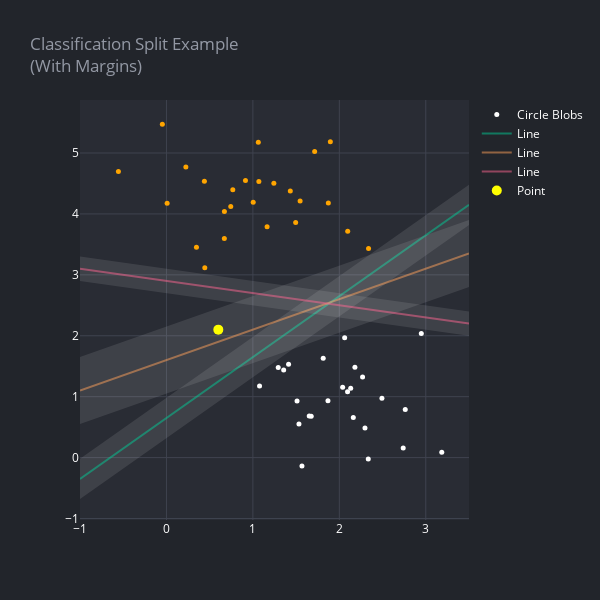

The notebook cell saved with this chart:
### Markdown cell above
# Support Vector Machines
## Maximizing the Margin

Support vector machines offer one way to improve on this. The intuition is this: rather than simply drawing a zero-width line between the classes, we can draw around each line a margin of some width, up to the nearest point. Here is an example of how this might look:

### Code cell
# setup the x coordinates
xfit = np.linspace(-1,3.5)

# draw three straight lines using visually obtained gradient and intercept values
data = [data_plot]
for m, b, d in [(1, 0.65, 0.33), (0.5, 1.6, 0.55), (-0.2, 2.9, 0.2)]:
    y_fit = m * xfit + b
    data.append(go.Scatter(
            x=np.append(xfit, xfit[::-1]),
            y=list(map(lambda x: x + d, y_fit))+list(map(lambda x: x - d, y_fit[::-1])),
            fill='toself',
            line_color='rgba(255,255,255,0)',
            showlegend=False,
            opacity=0.2,
            )
    )
    
    data.append(scatter(xfit, m*xfit+b, 'Line', mode='lines'))

# lets also add a point to the plot that lies between each classification
data.append(scatter([0.6], [2.1], 'Point', mode='markers', size=10, color='yellow', opacity=1))
fig = go.Figure(data=data)
render(fig, title='Classification Split Example<br>(With Margins)', height=600, width=600)
